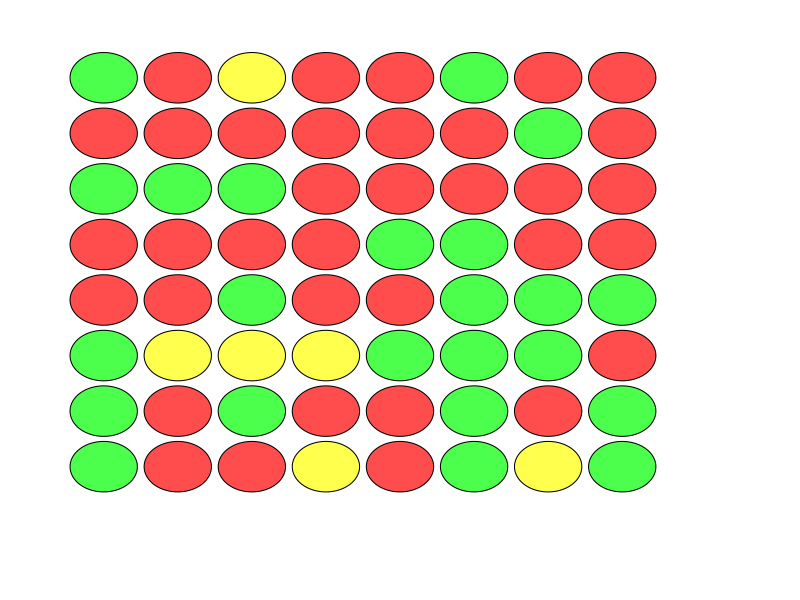
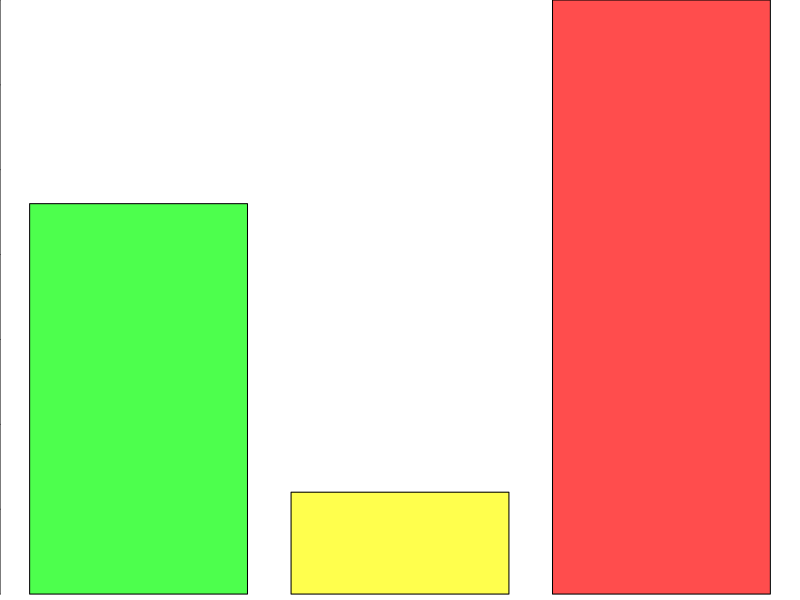
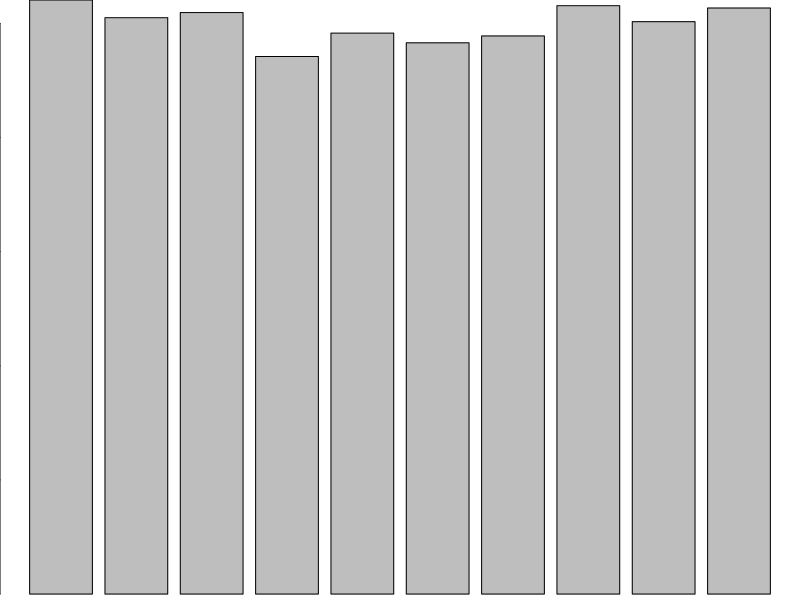

R code for these plots, in order:
## ---- chunk 1
circ = function(r=.5,cen=0.5,n=1000,color=rgb(0,0,0,1)){
  angles = (1:n)/n*2*pi
  xs = cos(angles)*r+cen[1]
  ys = sin(angles)*r+cen[2]
  polygon(xs,ys,col = color)
}
par(mar = c(0,0,0,0))
plot(1, 1, type="n", axes=FALSE, ann=FALSE, xlim=c(0,1), ylim = c(0,1))
fig.align="center"
set.seed(123)
phits = runif(64)
pseps = c(0,1/3,25/60)
cols = c(rgb(0.3,1,0.3),rgb(1,1,0.3),rgb(1,0.3,0.3))
frequencies = c(0,0,0)
for(ii in 1:length(phits)){
  xx = 0.1+0.1*((ii-1)%%8)
  yy = 0.9-0.1*((ii-1)%/%8)
  res = sum(pseps <= phits[ii])
  frequencies[res] = frequencies[res]+1
  circ(r=0.1/2.2,cen=c(xx,yy),n=100,color=cols[res])
}
## ---- chunk 2
barplot(frequencies,names.arg = c("green","yellow","red"), col = c(rgb(0.3,1,0.3),rgb(1,1,0.3),rgb(1,0.3,0.3)),cex.names = 1.5, ylab = "frequency")
## ---- chunk 3
spins = sample(1:10,1e4,replace = TRUE)
freq = c(0,0,0,0,0,0,0,0,0,0)
for(i in spins){
  freq[i] = freq[i]+1
}
barplot(freq)
